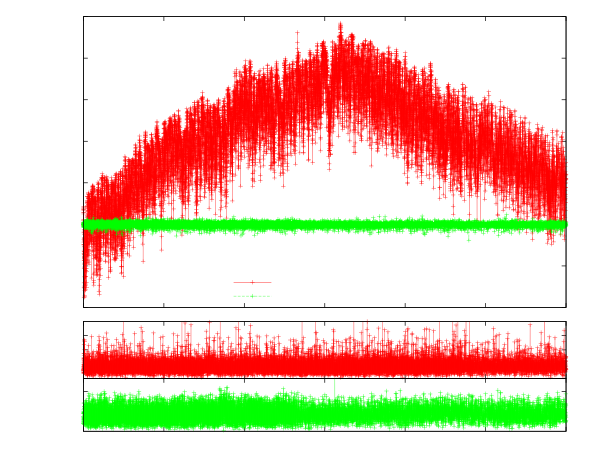

gnuplot code for this plot:
clear
reset
file = "laserstabilitaet_alt_alles"
datafile1 = '../dat/laserstabilitaet_alt_freilaufend.dat'
datafile2 = '../dat/laserstabilitaet_alt_FOL.dat'

starttime1 = 1039204987
starttime2 = 1031069746

set term push
set term epslatex color 10 size 15cm, 12cm
set out sprintf('%s.tex',file)
set multiplot


#set fit errorvariables
#set dummy f
#f(x)=a*x+b
#b=14
#a=0.02
#fit f(x) datafile using 1:2:3 via a,b
#set label 1 sprintf('$\chi^2_{\mathrm{red}} = %.4f$',FIT_WSSR/FIT_NDF) at graph 0.90, 0.90


set origin 0, 0.35
set size 1, 0.65
set bmargin 0
set lmargin 10
set key bottom left
unset xlabel
set format x ""
#set xlabel 'Zeit [min]'
set ylabel 'relative Frequenz [MHz]'
set samples 100000
set xrange [0:120]
plot datafile1 using (($1-starttime1)/60000):4 title 'freilaufend' with linespoints lc 1 pt 1, \
datafile2 using (($1-starttime2)/60000):4 title 'FOL-stabilisiert' with linespoints lc 2 pt 1


set origin 0, 0.2
set size 1, 0.15
set tmargin 1
unset key
unset xlabel
set ylabel 'Jitter [MHz]' 0,-1
set ytic 5,5,15
set samples 100000
set xrange [0:120]
set yrange [0:20]
plot datafile1 using (($1-starttime1)/60000):2 title 'freilaufend' with linespoints lc 1


set origin 0, 0.0
set size 1, 0.2
set tmargin 0
set bmargin 3
set format x "%g"
set xlabel 'Zeit [min]'
unset ylabel
set samples 100000
set xrange [0:120]
set yrange [0:20]
plot datafile2 using (($1-starttime2)/60000):2 title 'FOL-stabilisiert' with linespoints lc 2

unset multiplot
unset out
